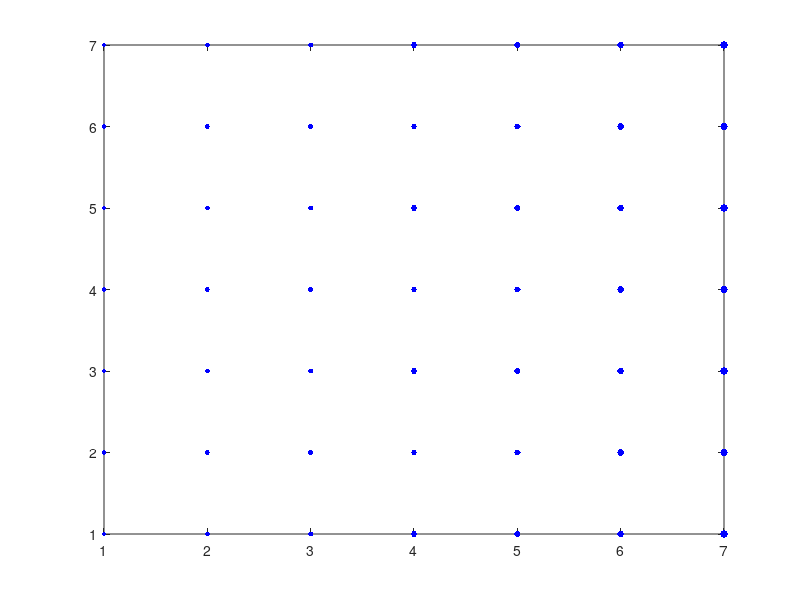

This figure's MATLAB source:
c=[10:17]
for i=0:6
    a=[1:7];
    b=(i+1)*ones(1,1);
    plot(b,a,'b.','MarkerSize',c(i+1));
    hold on
   
end
    
